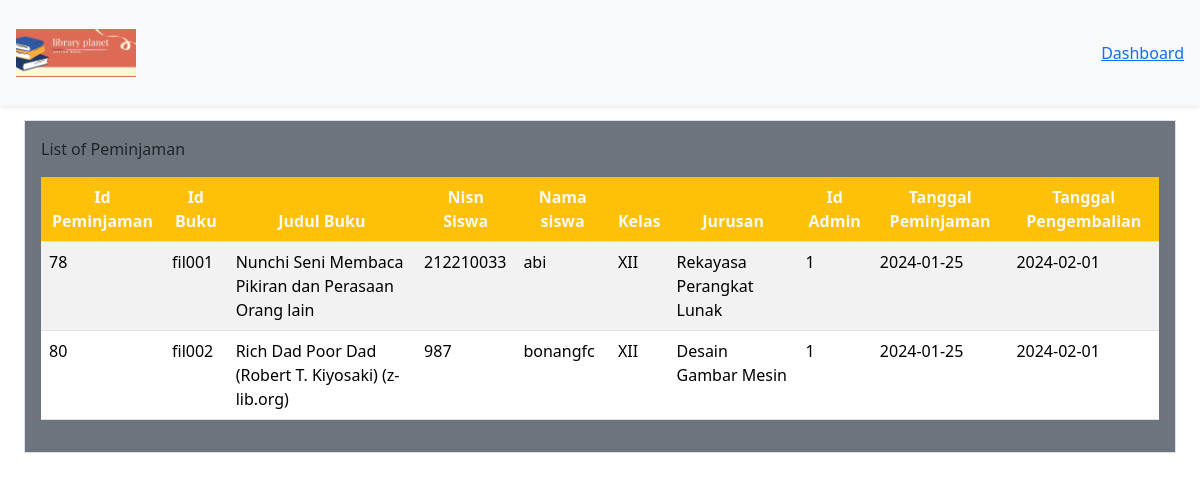
Page /DashboardAdmin/peminjaman/peminjamanBuku.php on the committed database.
### tables this page shows
CREATE TABLE `peminjaman` (
  `id_peminjaman` int(11) NOT NULL,
  `id_buku` varchar(20) NOT NULL,
  `nisn` int(11) NOT NULL,
  `id_admin` int(11) NOT NULL,
  `tgl_peminjaman` date NOT NULL,
  `tgl_pengembalian` date NOT NULL
);

CREATE TABLE `buku` (
  `cover` varchar(255) NOT NULL,
  `id_buku` varchar(20) NOT NULL,
  `kategori` varchar(255) NOT NULL,
  `judul` varchar(255) NOT NULL,
  `pengarang` varchar(255) NOT NULL,
  `penerbit` varchar(255) NOT NULL,
  `tahun_terbit` date NOT NULL,
  `jumlah_halaman` int(11) NOT NULL,
  `buku_deskripsi` text NOT NULL,
  `isi_buku` varchar(250) NOT NULL
);

CREATE TABLE `member` (
  `nisn` int(11) NOT NULL,
  `kode_member` varchar(12) NOT NULL,
  `nama` varchar(255) NOT NULL,
  `password` varchar(255) NOT NULL,
  `jenis_kelamin` varchar(20) NOT NULL,
  `kelas` varchar(5) NOT NULL,
  `jurusan` varchar(50) NOT NULL,
  `no_tlp` varchar(15) NOT NULL,
  `tgl_pendaftaran` date NOT NULL
);

### config/config.php (called while the page is built, shortened)
<?php
$host = "127.0.0.1";
$username = "root";
$password = "";
$database_name = "perpustakaan";
$connection = mysqli_connect($host, $username, $password, $database_name);
function queryReadData($dataKategori) {
  global $connection;
  $result = mysqli_query($connection, $dataKategori);
  $items = [];
  while($item = mysqli_fetch_assoc($result)) {
    $items[] = $item;
  }
  return $items;
}
?>

### DashboardAdmin/peminjaman/peminjamanBuku.php (the view, shortened to what this page needs)
<?php
require "../../config/config.php";
$dataPeminjam = queryReadData("SELECT peminjaman.id_peminjaman, peminjaman.id_buku, buku.judul, peminjaman.nisn, member.nama, member.kelas, member.jurusan, peminjaman.id_admin,  peminjaman.tgl_peminjaman, peminjaman.tgl_pengembalian
FROM peminjaman
INNER JOIN member ON peminjaman.nisn = member.nisn
INNER JOIN buku ON peminjaman.id_buku = buku.id_buku");
?>
<!DOCTYPE html>
<html lang="en">
  <head>
    <link href="https://cdn.jsdelivr.net/npm/bootstrap@5.3.2/dist/css/bootstrap.min.css" rel="stylesheet">
  </head>
  <body>
  <nav class="navbar fixed-top bg-body-tertiary shadow-sm">
      <div class="container-fluid p-3">
        <a class="navbar-brand" href="#">
          <img src="../../assets/library Book Sale.png" alt="logo" width="120px">
        </a>
        <a class="bg btn-tertiary" href="../dashboardAdmin.php">Dashboard</a>
      </div>
    </nav>
    <div class="p-4 mt-5">
    <div class="mt-5">
    <div class="p-3 mb-2 border bg-secondary">
    <caption>List of Peminjaman</caption>
      <div class="table-responsive mt-3">
        <table class="table table-striped table-hover">
        <thead class="text-center">
          <tr>
            <th class="bg-warning text-light">Id Peminjaman</th>
            <th class="bg-warning text-light">Id Buku</th>
            <th class="bg-warning text-light">Judul Buku</th>
            <th class="bg-warning text-light">Nisn Siswa</th>
            <th class="bg-warning text-light">Nama siswa</th>
            <th class="bg-warning text-light">Kelas</th>
            <th class="bg-warning text-light">Jurusan</th>
            <th class="bg-warning text-light">Id Admin</th>
            <th class="bg-warning text-light">Tanggal Peminjaman</th>
            <th class="bg-warning text-light">Tanggal Pengembalian</th>
          </tr>
        </thead>
       <?php foreach ($dataPeminjam as $item) : ?>
      <tr>
       <td><?= $item["id_peminjaman"]; ?></td>
      <td><?= $item["id_buku"]; ?></td>
      <td><?= $item["judul"]; ?></td>
      <td><?= $item["nisn"]; ?></td>
      <td><?= $item["nama"]; ?></td>
      <td><?= $item["kelas"]; ?></td>
      <td><?= $item["jurusan"]; ?></td>
      <td><?= $item["id_admin"]; ?></td>
      <td><?= $item["tgl_peminjaman"]; ?></td>
      <td><?= $item["tgl_pengembalian"]; ?></td>
      </tr>
      <?php endforeach;?>
    </table>
    </div>
    </div>
  </div>
  </body>
</html>

### rows in the picture
peminjaman: id_peminjaman "78", id_buku "fil001", id_buku.judul "Nunchi Seni Membaca Pikiran dan Perasaan Orang lain", nisn "212210033", nisn.nama "abi", nisn.kelas "XII", nisn.jurusan "Rekayasa Perangkat Lunak", id_admin "1", tgl_peminjaman "2024-01-25", tgl_pengembalian "2024-02-01"
peminjaman: id_peminjaman "80", id_buku "fil002", id_buku.judul "Rich Dad Poor Dad (Robert T. Kiyosaki) (z-lib.org)", nisn "987", nisn.nama "bonangfc", nisn.kelas "XII", nisn.jurusan "Desain Gambar Mesin", id_admin "1", tgl_peminjaman "2024-01-25", tgl_pengembalian "2024-02-01"
